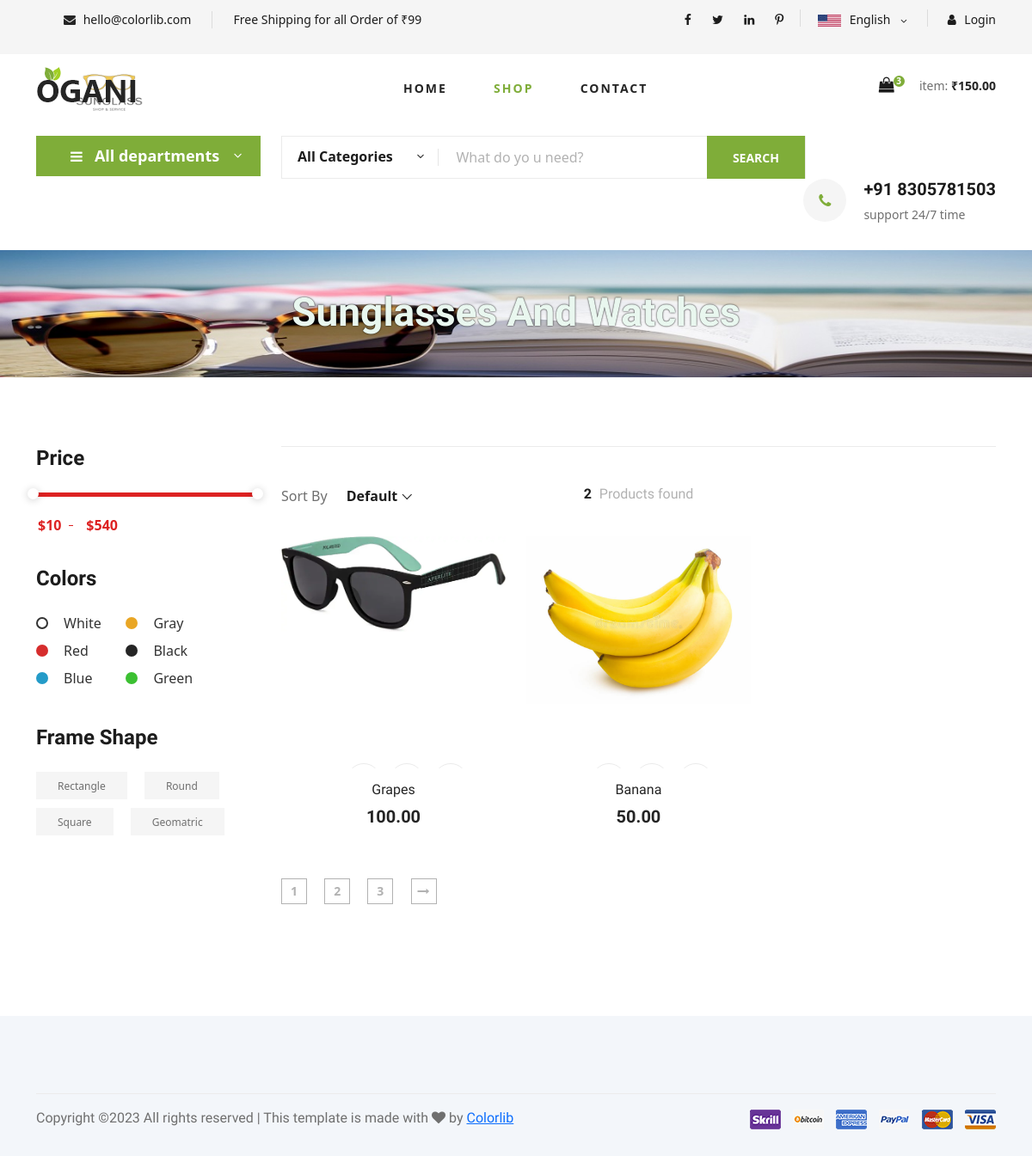
Before: / with the older database file.
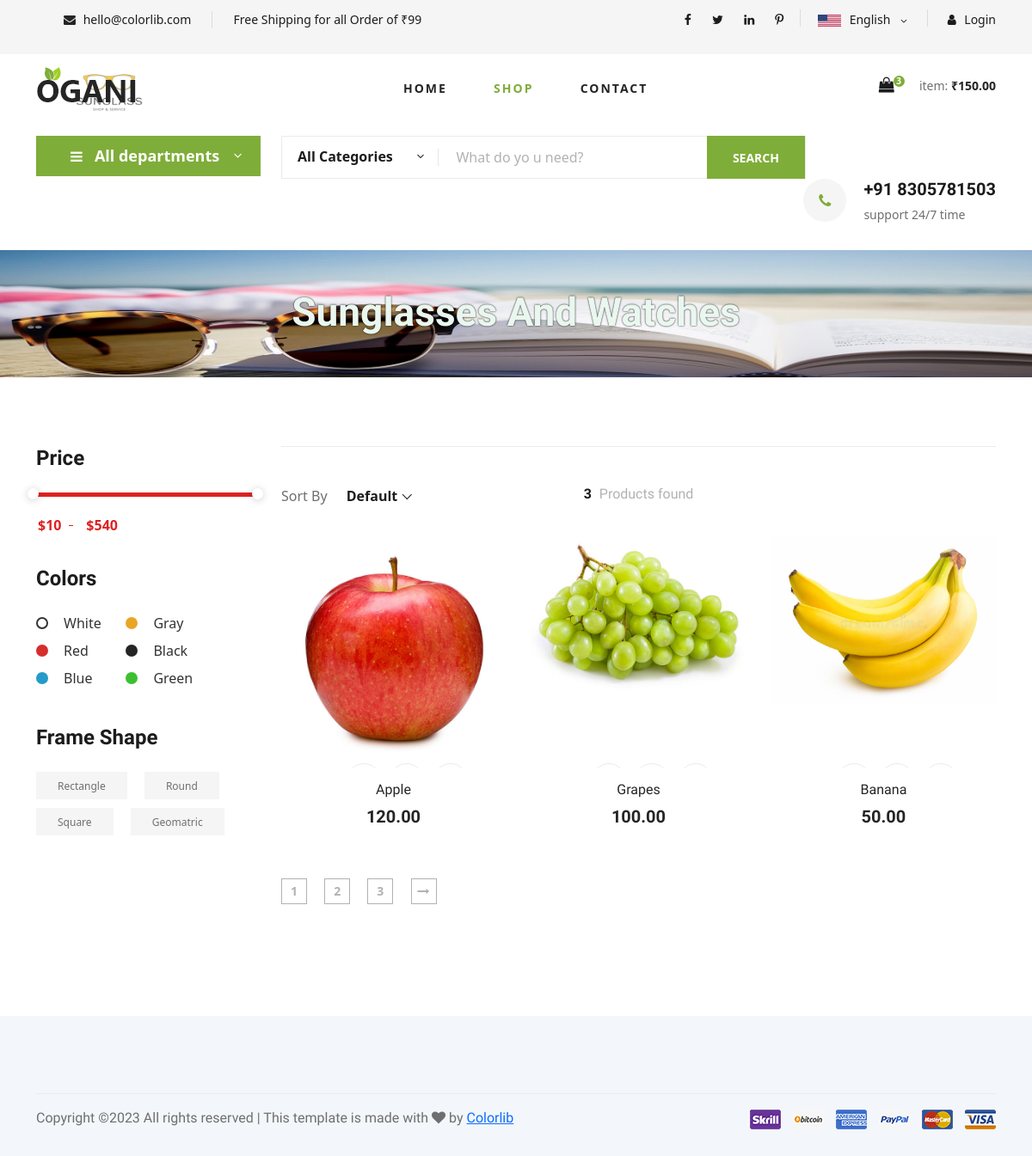
After: the same page with the newer database file.
### product/models.py (models this page shows, shortened)
class Product(models.Model):
    p_name = models.CharField(max_length=100,unique=True)
    description = models.CharField(max_length=500,default='')
    price = models.DecimalField(decimal_places=2,max_digits=5)
    Category=models.ForeignKey(Category,on_delete=models.CASCADE)
    quantity = models.IntegerField(default=1)
    image = models.ImageField(upload_to='products')
    @staticmethod
    def get_all_product():
        return Product.objects.all()

### product/views.py (the view)
# urls.py: path('',index,name='index'),
def index(request):
    category = Category.get_category()
    categoryid = request.GET.get('categories')
    if categoryid:
        product = Product.get_all_product_by(categoryid)
        product_count = product.count()
    else:
        product = Product.get_all_product()
        product_count = product.count()
    data ={}
    data['product_count'] = product_count
    data['categories'] = category
    data['products']=product
    print(request.session.get('email'))
    return render(request,"shop-grid.html",data)

### product/models.py (called while the page is built)
    @staticmethod
    def get_category():
        return Category.objects.all()

### templates/shop-grid.html (shortened to what this page needs)
{% extends 'base.html' %}
{% load static %}
{% block content %}
<div class="container">
    <div class="row">
        <div class="col-lg-3">
            <div class="header__logo">
                <a href="./index.html" style="text-decoration-line: none;"><img src="img/logo.png" alt=""></a>
            </div>
        </div>
        <div class="col-lg-6" id="homecontainer">
            <nav class="header__menu">
                <ul style="margin-left:110px;">
                    <li><a href="#homecontainer" style="text-decoration-line: none;">Home</a></li>
                    <li class="active"><a href="#shopcontainer" style="text-decoration-line: none;">Shop</a></li>
                    <li><a href="./contact.html" style="text-decoration-line: none;">Contact</a></li>
                </ul>
            </nav>
        </div>
        <div class="col-lg-3">
            <div class="header__cart">
                <ul>
                    <li><a href="{% url 'cart' %}" style="text-decoration-line: none;"><i class="fa fa-shopping-bag"></i> <span>3</span></a></li>
                </ul>
                <div class="header__cart__price">item: <span>&#8377;150.00</span></div>
            </div>
        </div>
    </div>
</div>
</header>
<body>
    <section class="hero hero-normal" >
        <div class="container">
            <div class="row">
                <div class="col-lg-3">
                    <div class="hero__categories">
                        <div class="hero__categories__all">
                            <i class="fa fa-bars"></i>
                            <span>All departments</span>
                        </div>
                    </div>
                </div>
                <div class="col-lg-9">
                    <div class="hero__search">
                        <div class="hero__search__form">
                            <form action="#">
                                <div class="hero__search__categories">
                                    All Categories
                                    <span class="arrow_carrot-down"></span>
                                </div>
                                <input type="text" placeholder="What do yo u need?">
                                <button type="submit" class="site-btn">SEARCH</button>
                            </form>
                        </div>
                        <div class="hero__search__phone">
                            <div class="hero__search__phone__icon">
                                <i class="fa fa-phone"></i>
                            </div>
                            <div class="hero__search__phone__text">
                                <h5>+91 8305781503</h5>
                                <span>support 24/7 time</span>
                            </div>
                        </div>
                    </div>
                </div>
            </div>
        </div>
    </section>
    <section class="breadcrumb-section set-bg " id="bg-breadcrumb" data-setbg="{% static 'img/banner/new1.jpg' %}">
        <div class="container" >
            <div class="row">
                <div class="col-lg-12 text-center">
                    <div class="breadcrumb__text">
                        <h2 id="shop-heading" style="color:rgb(233, 247, 239);text-shadow: 0px 0px 2px black;">Sunglasses And Watches</h2>
                    </div>
                </div>
            </div>
        </div>
    </section>
    <section class="product spad">
        <div class="container" id="shopcontainer">
            <div class="row">
                <div class="col-lg-3 col-md-5">
                    <div class="sidebar">
                        <div class="sidebar__item">
                            <h4>Price</h4>
                            <div class="price-range-wrap">
                                <div class="price-range ui-slider ui-corner-all ui-slider-horizontal ui-widget ui-widget-content"
                                    data-min="10" data-max="540">
                                    <span tabindex="0" class="ui-slider-handle ui-corner-all ui-state-default"></span>
                                    <span tabindex="0" class="ui-slider-handle ui-corner-all ui-state-default"></span>
                                </div>
                                <div class="range-slider">
                                    <div class="price-input">
                                        <input type="text" id="minamount">
                                        <input type="text" id="maxamount">
                                    </div>
                                </div>
                            </div>
                        </div>
                        <div class="sidebar__item sidebar__item__color--option">
                            <h4>Colors</h4>
                            <div class="sidebar__item__color sidebar__item__color--white">
                                <label for="white">
                                    White
                                </label>
                            </div>
                            <div class="sidebar__item__color sidebar__item__color--gray">
                                <label for="gray">
                                    Gray
                                </label>
                            </div>
                            <div class="sidebar__item__color sidebar__item__color--red">
                                <label for="red">
                                    Red
                                </label>
                            </div>
                            <div class="sidebar__item__color sidebar__item__color--black">
                                <label for="black">
                                    Black
                                </label>
                            </div>
                            <div class="sidebar__item__color sidebar__item__color--blue">
                                <label for="blue">
                                    Blue
                                </label>
                            </div>
                            <div class="sidebar__item__color sidebar__item__color--green">
                                <label for="green">
                                    Green
                                </label>
                            </div>
                        </div>
                        <div class="sidebar__item">
                            <h4>Frame Shape</h4>
                            <div class="sidebar__item__size">
                                <label for="large">
                                    Rectangle
                                </label>
                            </div>
                            <div class="sidebar__item__size">
                                <label for="medium">
                                    Round
                                </label>
                            </div>
                            <div class="sidebar__item__size">
                                <label for="small">
                                    Square
                                </label>
                            </div>
                            <div class="sidebar__item__size">
                                <label for="tiny">
                                    Geomatric
                                </label>
                            </div>
                        </div>
                    </div>
                </div>
                <div class="col-lg-9 col-md-7">
                    <div class="product__discount">
                    <div class="filter__item">
                        <div class="row">
                            <div class="col-lg-4 col-md-5">
                                <div class="filter__sort">
                                    <span>Sort By</span>
                                </div>
                            </div>
                            <div class="col-lg-4 col-md-4">
                                <div class="filter__found">
                                    <h6><span>{{product_count}}</span> Products found</h6>
                                </div>
                            </div>
                            <div class="col-lg-4 col-md-3">
                            </div>
                        </div>
                    </div>
                    <div class="row">
                        {% for product in products %}
                        <div class="col-lg-4 col-md-6 col-sm-6">
                            <div class="product__item">
                                <div class="product__item__pic set-bg"><img src="{{product.image.url}}">
                                    <ul class="product__item__pic__hover">
                                        <li><a href="#" style="text-decoration-line: none;"></a></li>
                                        <li><a href="#" style="text-decoration-line: none;"></a></li>
                                        <li><a href="cart/{{product.id}}" style="text-decoration-line: none;"></a></li>
                                    </ul>
                                </div>
                                <div class="product__item__text">
                                    <h6><a href="#" style="text-decoration-line: none;">{{product.p_name}}</a></h6>
                                    <h5>{{product.price}}</h5>
                                </div>
                            </div>
                        </div>
                        {% endfor %}
                    </div>
                    <div class="product__pagination">
                        <a href="#" style="text-decoration-line: none;">1</a>
                        <a href="#" style="text-decoration-line: none;">2</a>
                        <a href="#" style="text-decoration-line: none;">3</a>
                        <a href="#" style="text-decoration-line: none;"><i class="fa fa-long-arrow-right"></i></a>
                    </div>
                </div>
            </div>
        </div>
    </section>
</body>
</html>
{% endblock %}

### templates/base.html (shortened to what this page needs)
{% load static %}
<!DOCTYPE html>
<html lang="zxx">
<head>
    <link rel="stylesheet" href="{% static 'css/bootstrap.min.css' %}" type="text/css">
    <link rel="stylesheet" href="{% static 'css/font-awesome.min.css' %}" type="text/css">
    <link rel="stylesheet" href="{% static 'css/elegant-icons.css' %}" type="text/css">
    <link rel="stylesheet" href="{% static 'css/nice-select.css' %}" type="text/css">
    <link rel="stylesheet" href="{% static 'css/jquery-ui.min.css' %}" type="text/css">
    <link rel="stylesheet" href="{% static 'css/owl.carousel.min.css' %}" type="text/css">
    <link rel="stylesheet" href="{% static 'css/slicknav.min.css' %}" type="text/css">
    <link rel="stylesheet" href="{% static 'css/style.css' %}" type="text/css">
    <link href="https://cdn.jsdelivr.net/npm/bootstrap@5.3.0-alpha1/dist/css/bootstrap.min.css" rel="stylesheet">
</head>
{% include 'includes/navbar.html' %}
{% block content %}
{% endblock %}
{% include 'includes/footer.html' %}

### templates/includes/navbar.html (shortened to what this page needs)
{% load static %}
<body>
    <header class="header">
        <div class="header__top">
            <div class="container">
                <div class="row">
                    <div class="col-lg-6">
                        <div class="header__top__left">
                            <ul>
                                <li><i class="fa fa-envelope"></i> hello@colorlib.com</li>
                                <li>Free Shipping for all Order of &#8377;99</li>
                            </ul>
                        </div>
                    </div>
                    <div class="col-lg-6">
                        <div class="header__top__right">
                            <div class="header__top__right__social">
                                <a href="#"><i class="fa fa-facebook"></i></a>
                                <a href="#"><i class="fa fa-twitter"></i></a>
                                <a href="#"><i class="fa fa-linkedin"></i></a>
                                <a href="#"><i class="fa fa-pinterest-p"></i></a>
                            </div>
                            <div class="header__top__right__language">
                                <img src="img/language.png" alt="">
                                <div>English</div>
                                <span class="arrow_carrot-down"></span>
                            </div>
                            {% if request.session.customer %}
                                    <div class="header__top__right__auth">
                                        <a href="{% url 'logout' %}" style="text-decoration-line:none ;"><i class="fa fa-user"></i> logout</a>
                                    </div>
                            {% else %}
                                <div class="header__top__right__auth">
                                    <a href="{% url 'login' %}" style="text-decoration-line:none ;"><i class="fa fa-user"></i> Login</a>
                                </div>
                            {% endif %}
                        </div>
                    </div>
                </div>
            </div>
        </div>

### templates/includes/footer.html
{% load static %}
 <footer class="footer spad">
    <div class="container">
        <div class="row">
            <div class="col-lg-12">
                <div class="footer__copyright">
                    <div class="footer__copyright__text"><p>
Copyright &copy;<script>document.write(new Date().getFullYear());</script> All rights reserved | This template is made with <i class="fa fa-heart" aria-hidden="true"></i> by <a href="https://colorlib.com" target="_blank">Colorlib</a>
</p></div>
                    <div class="footer__copyright__payment"><img src="img/payment-item.png" alt=""></div>
                </div>
            </div>
        </div>
    </div>
</footer>

Changed rows visible on the page:
added Product: image (picture), p_name "Apple", price "120.00"
changed Product "Grapes": image: a different picture
Other visible differences:
{{ product_count }}: "2" → "3"
